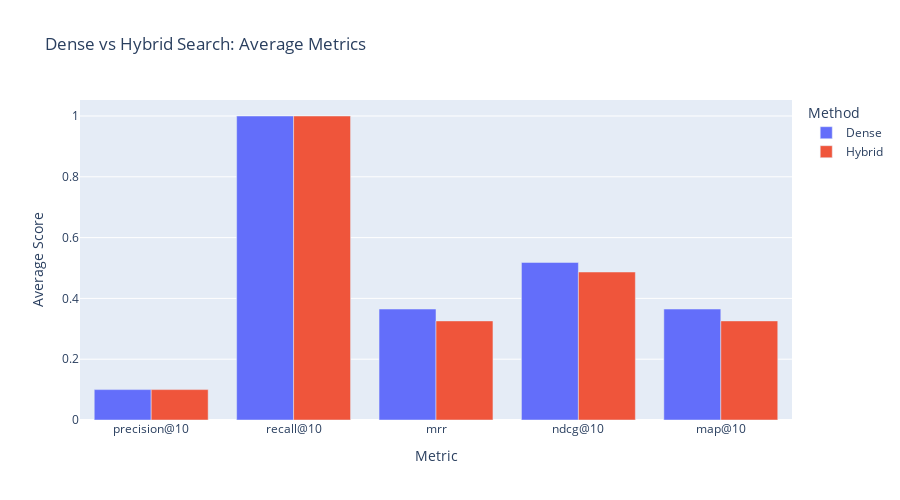

Notebook cell for this chart:
### Markdown cell above
## 5. Bar Chart Comparison

### Code cell
fig = px.bar(
    df_metrics,
    x="Metric",
    y="Score",
    color="Method",
    barmode="group",
    title="Dense vs Hybrid Search: Average Metrics",
    labels={"Score": "Average Score"},
    color_discrete_map={"Dense": "#636EFA", "Hybrid": "#EF553B"}
)
fig.update_layout(height=500)
fig.show()

### Figure 1 — Plotly figure (JSON) as saved in the notebook; plotly's stock layout.template omitted (floating-point values rounded to 4 significant figures)
{"data": [{"alignmentgroup": "True", "hovertemplate": "Method=Dense<br>Metric=%{x}<br>Average Score=%{y}<extra></extra>", "legendgroup": "Dense", "marker": {"color": "#636EFA", "pattern": {"shape": ""}}, "name": "Dense", "offsetgroup": "Dense", "orientation": "v", "showlegend": true, "textposition": "auto", "type": "bar", "x": ["precision@10", "recall@10", "mrr", "ndcg@10", "map@10"], "xaxis": "x", "y": [0.1, 1.0, 0.365, 0.5184, 0.365], "yaxis": "y"}, {"alignmentgroup": "True", "hovertemplate": "Method=Hybrid<br>Metric=%{x}<br>Average Score=%{y}<extra></extra>", "legendgroup": "Hybrid", "marker": {"color": "#EF553B", "pattern": {"shape": ""}}, "name": "Hybrid", "offsetgroup": "Hybrid", "orientation": "v", "showlegend": true, "textposition": "auto", "type": "bar", "x": ["precision@10", "recall@10", "mrr", "ndcg@10", "map@10"], "xaxis": "x", "y": [0.1, 1.0, 0.326, 0.4868, 0.326], "yaxis": "y"}], "layout": {"barmode": "group", "height": 500, "legend": {"title": {"text": "Method"}, "tracegroupgap": 0}, "title": {"text": "Dense vs Hybrid Search: Average Metrics"}, "xaxis": {"anchor": "y", "domain": [0.0, 1.0], "title": {"text": "Metric"}}, "yaxis": {"anchor": "x", "domain": [0.0, 1.0], "title": {"text": "Average Score"}}}}
